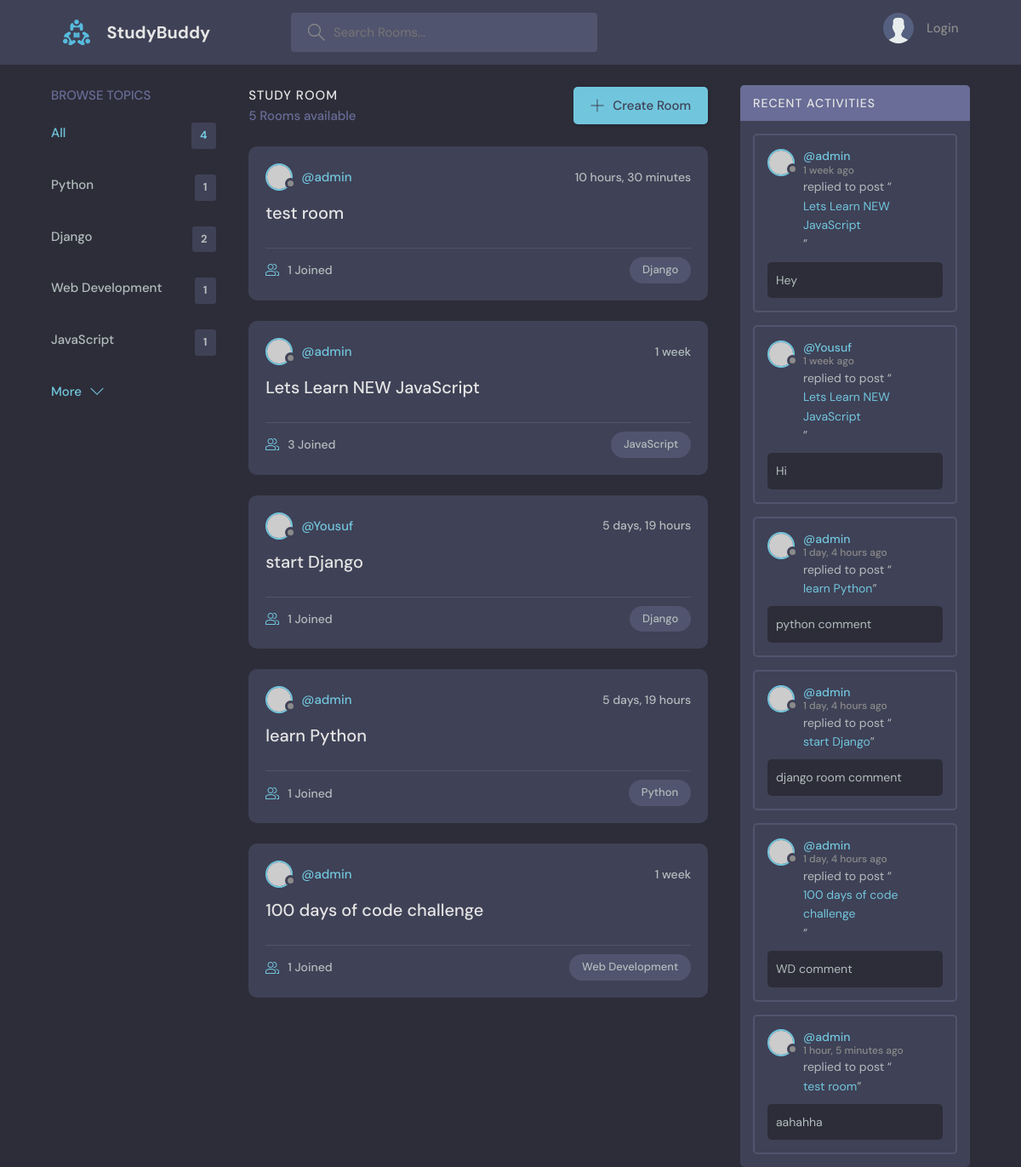
The page / on the database its author committed.
### base/models.py (models this page shows, shortened)
class Topic(models.Model):
    name = models.CharField(max_length=200)

class Room(models.Model):
    host = models.ForeignKey(User, on_delete=models.SET_NULL, null=True)
    topic = models.ForeignKey(Topic, on_delete=models.SET_NULL, null=True)
    name = models.CharField(max_length=200)
    description = models.TextField(null=True, blank=True)
    participants = models.ManyToManyField(User, related_name='participants', blank=True)
    updated = models.DateTimeField(auto_now=True)
    created = models.DateTimeField(auto_now_add=True)
    class Meta:
        ordering = ['-updated', '-created']

class Message(models.Model):
    user = models.ForeignKey(User, on_delete=models.CASCADE)
    room = models.ForeignKey(Room, on_delete=models.CASCADE)
    body = models.TextField()
    updated = models.DateTimeField(auto_now=True)
    created = models.DateTimeField(auto_now_add=True)

### base/views.py (the view)
# urls.py: path('', views.home, name="home"),
def home(request):
    q = ''
    if request.GET.get('q') != None:
        q = request.GET.get('q')
    rooms = Room.objects.filter(
        Q(topic__name__icontains=q) |
        Q(name__icontains=q) |
        Q(description__icontains=q)
    )
    room_messages = Message.objects.filter(
        Q(room__topic__name__icontains=q)
    )
    room_count = rooms.count()
    topics = Topic.objects.all()
    context = {'rooms': rooms, 'topics': topics, 'room_count': room_count, 'room_messages': room_messages}
    return render(request, 'base/home.html', context)

### base/templates/base/home.html
{% extends 'main.html' %}
{% block content %}
    <main class="layout layout--3">
      <div class="container">
        {% include 'base/topics_component.html' %}
        {% include 'base/feed_component.html' %}
        {% include 'base/activity_component.html' %}
      </div>
    </main>
    {% endblock content %}

### base/templates/base/topics_component.html
        <div class="topics">
            <div class="topics__header">
              <h2>Browse Topics</h2>
            </div>
            <ul class="topics__list">
              <li>
                <a href="/" class="active">All <span>{{topics.count}}</span></a>
              </li>
              {% for topic in topics %}
              <li>
                <a href="{% url 'home' %}?q={{topic.name}}">{{topic.name}} <span>{{topic.room_set.all.count}}</span></a>
              </li>
              {% endfor %}
            </ul>
            <a class="btn btn--link" href="topics.html">
              More
              <svg version="1.1" xmlns="http://www.w3.org/2000/svg" width="32" height="32" viewBox="0 0 32 32">
                <title>chevron-down</title>
                <path d="M16 21l-13-13h-3l16 16 16-16h-3l-13 13z"></path>
              </svg>
            </a>
          </div>

### base/templates/base/feed_component.html (shortened to what this page needs)
<div class="roomList">
    {% if request.path == '/' %}
    <div class="roomList__header">
      <div>
        <h2>Study Room</h2>
        <p>{{room_count}} Rooms available</p>
      </div>
      <a class="btn btn--main" href="{% url 'create-room' %}">
        <svg version="1.1" xmlns="http://www.w3.org/2000/svg" width="32" height="32" viewBox="0 0 32 32">
          <title>add</title>
          <path
            d="M16.943 0.943h-1.885v14.115h-14.115v1.885h14.115v14.115h1.885v-14.115h14.115v-1.885h-14.115v-14.115z"
          ></path>
        </svg>
        Create Room
      </a>
    </div>
    {% endif %}
    {% for room in rooms %}
    <div class="roomListRoom">
      <div class="roomListRoom__header">
        <a href="{% url 'user-profile' room.host.id %}" class="roomListRoom__author">
          <div class="avatar avatar--small">
            <img src="https://randomuser.me/api/portraits/women/11.jpg" />
          </div>
          <span>@{{room.host.username}}</span>
        </a>
        <div class="roomListRoom__actions">
          <span>{{room.created|timesince}}</span>
        </div>
      </div>
      <div class="roomListRoom__content">
        <a href="{% url 'room' room.id %}">{{room.name}}</a>
      </div>
      <div class="roomListRoom__meta">
        <a href="{% url 'room' room.id %}" class="roomListRoom__joined">
          {{room.participants.all.count}} Joined
        </a>
        <p class="roomListRoom__topic">{{room.topic.name}}</p>
      </div>
    </div>
    {% endfor %}
</div>

### base/templates/base/activity_component.html (shortened to what this page needs)
<div class="activities">
    <div class="activities__header">
      <h2>Recent Activities</h2>
    </div>
    {% for recent in room_messages%}
    <div class="activities__box">
      <div class="activities__boxHeader roomListRoom__header">
        <a href="{% url 'user-profile' recent.user.id %}" class="roomListRoom__author">
          <div class="avatar avatar--small">
            <img src="https://randomuser.me/api/portraits/women/11.jpg" />
          </div>
          <p>
            @{{recent.user}}
            <span>{{recent.created|timesince}} ago</span>
          </p>
        </a>
      </div>
      <div class="activities__boxContent">
        <p>replied to post “<a href="{% url 'room' recent.room.id %}">{{recent.room.name}}</a>”</p>
        <div class="activities__boxRoomContent">
            {{recent.body}}
        </div>
      </div>
    </div>
    {% endfor %}
  </div>

### rows shown on the page
Topic: name "Python", room_set.all.count "1"
Topic: name "Django", room_set.all.count "2"
Topic: name "Web Development", room_set.all.count "1"
Topic: name "JavaScript", room_set.all.count "1"
Room: host.username "admin", created "10 hours, 30 minutes", name "test room", participants.all.count "1", topic.name "Django"
Room: host.username "admin", created "1 week", name "Lets Learn NEW JavaScript", participants.all.count "3", topic.name "JavaScript"
Room: host.username "Yousuf", created "5 days, 19 hours", name "start Django", participants.all.count "1", topic.name "Django"
Room: host.username "admin", created "5 days, 19 hours", name "learn Python", participants.all.count "1", topic.name "Python"
Room: host.username "admin", created "1 week", name "100 days of code challenge", participants.all.count "1", topic.name "Web Development"
Message: user "admin", created "1 week", room.name "Lets Learn NEW JavaScript", body "Hey"
Message: user "Yousuf", created "1 week", room.name "Lets Learn NEW JavaScript", body "Hi"
Message: user "admin", created "1 day, 4 hours", room.name "learn Python", body "python comment"
Message: user "admin", created "1 day, 4 hours", room.name "start Django", body "django room comment"
Message: user "admin", created "1 day, 4 hours", room.name "100 days of code challenge", body "WD comment"
Message: user "admin", created "1 hour, 5 minutes", room.name "test room", body "aahahha"

### other values the page prints
{{ topics.count }} "4"
{{ room_count }} "5"
